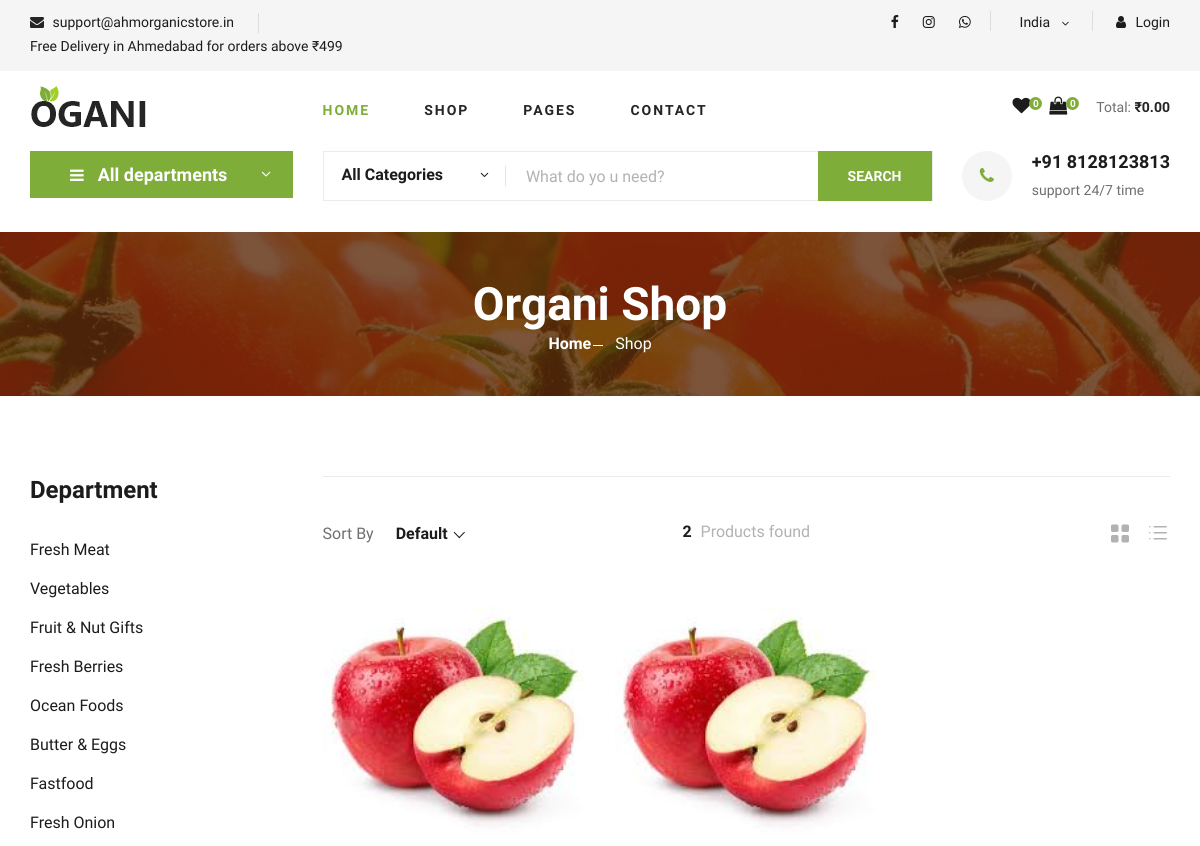
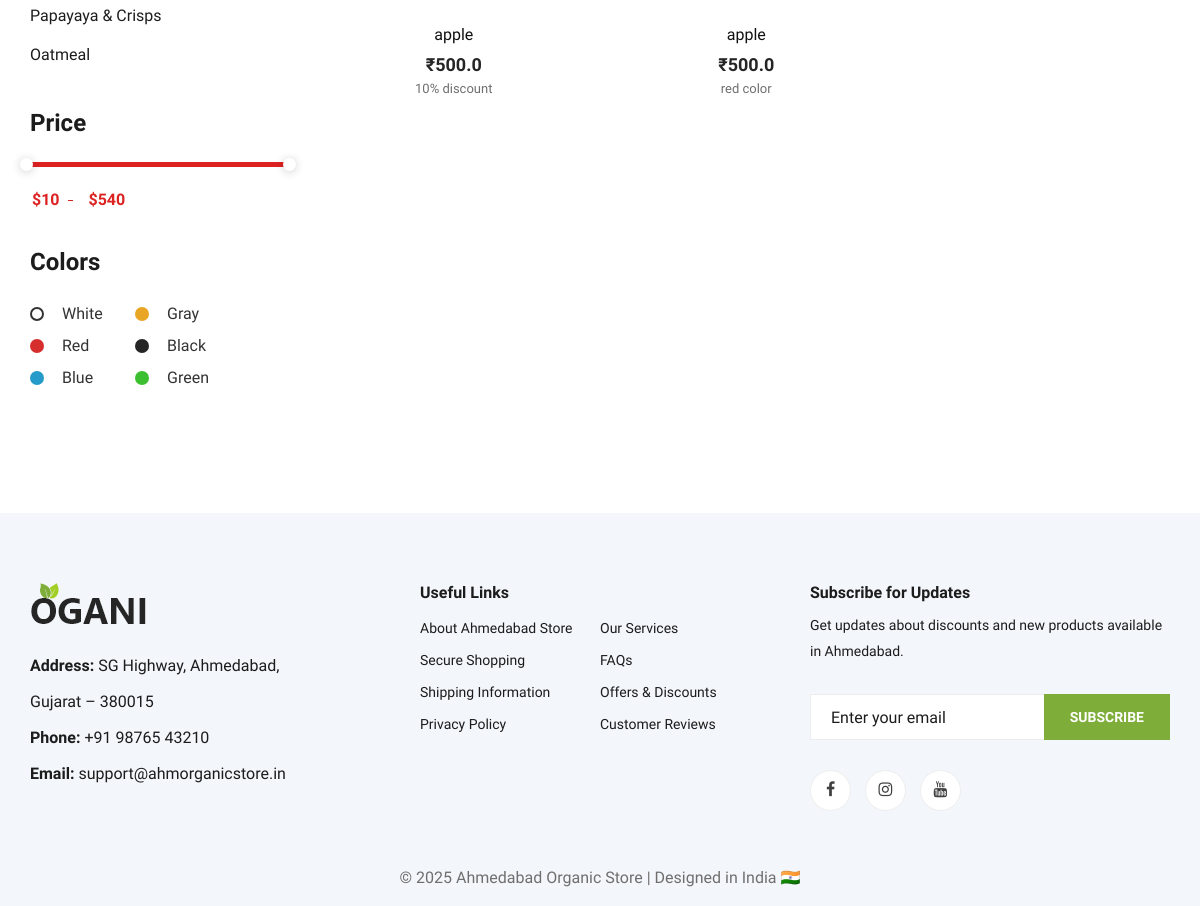
The page /shop-grid/ on the database as committed earlier (2 pictures, top to bottom).
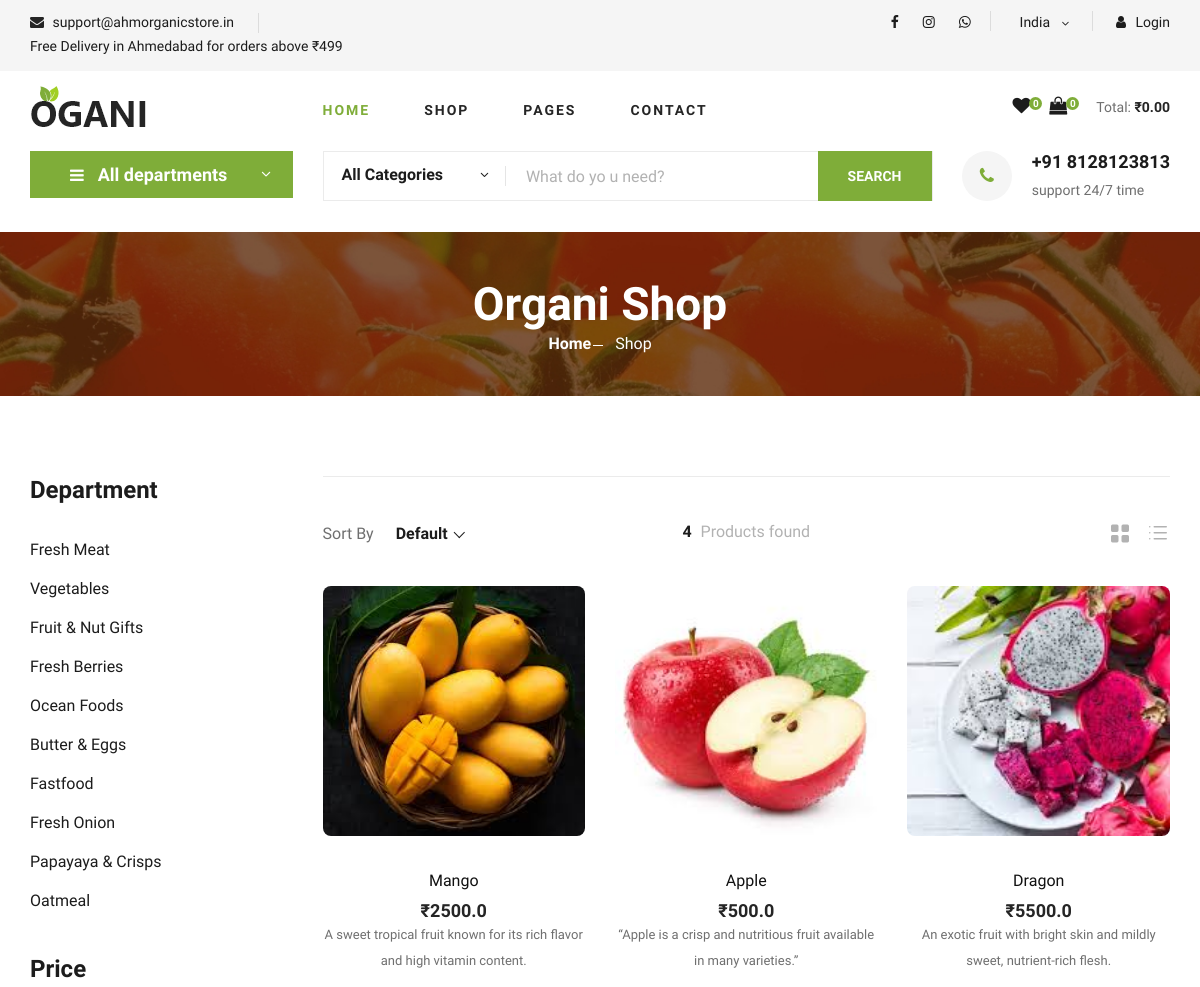
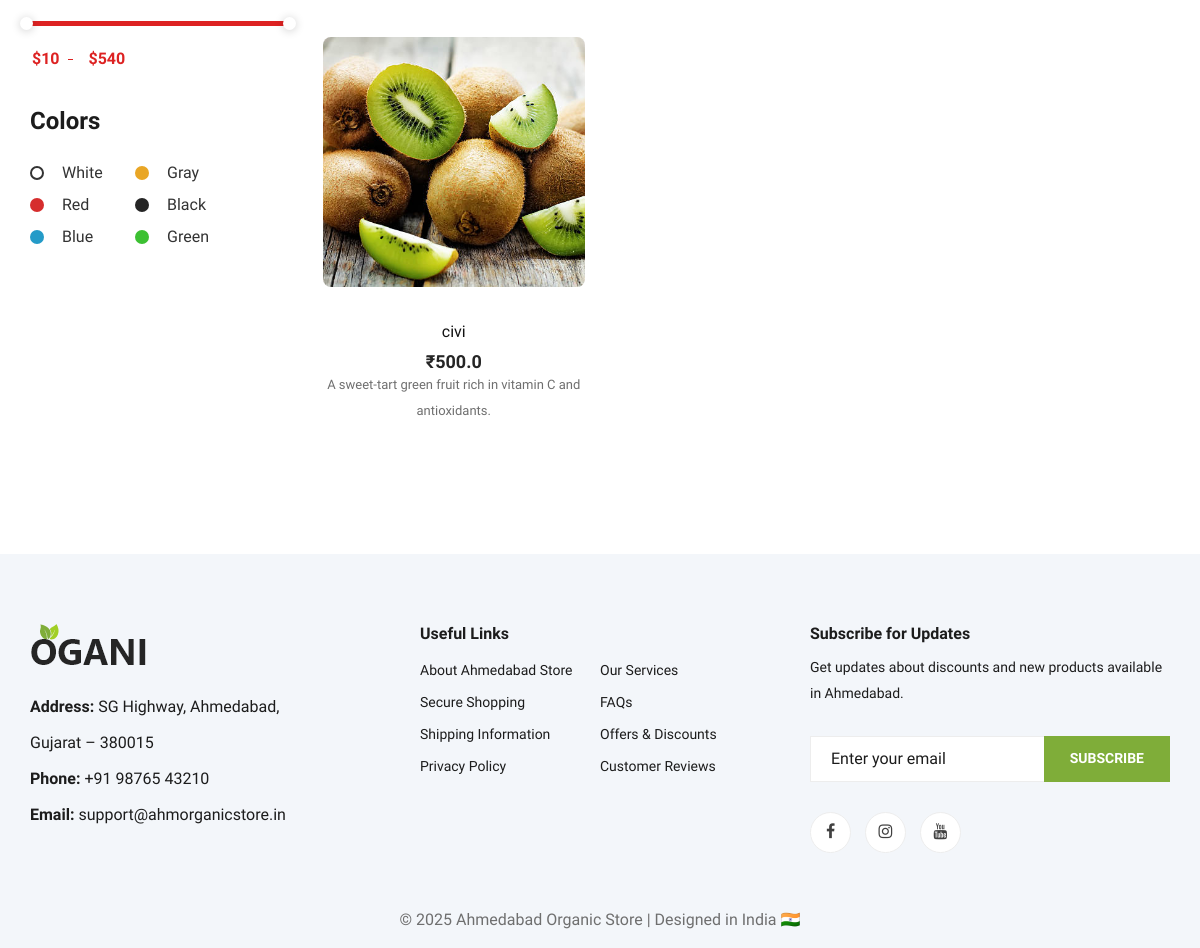
The same page on the database as committed later (2 pictures, top to bottom).
### myapp/models.py (models this page shows, shortened)
class Product(models.Model):
    pid = models.AutoField(primary_key=True)
    pname = models.CharField(max_length=200)
    pdis = models.TextField()                 # Product short description
    pprice = models.FloatField()              # Product price
    category = models.ForeignKey(
        Category,
        on_delete=models.CASCADE
    )
    description = models.TextField()          # Full description
    image = models.ImageField(upload_to='products/')

### myapp/views.py (the view)
# urls.py: path('shop-grid/', shop_grid, name='shop_grid'),
def shop_grid(request):
    products = Product.objects.all()
    return render(request, 'shop-grid.html', {'products': products})

### template/shop-grid.html (shortened to what this page needs)
{% extends 'base.html' %}
{% load static %}
{% block body %}
<section class="hero hero-normal">
    <div class="container">
        <div class="row">
            <div class="col-lg-3">
                <div class="hero__categories">
                    <div class="hero__categories__all">
                        <i class="fa fa-bars"></i>
                        <span>All departments</span>
                    </div>
                </div>
            </div>
            <div class="col-lg-9">
                <div class="hero__search">
                    <div class="hero__search__form">
                        <form action="#">
                            <div class="hero__search__categories">
                                All Categories
                                <span class="arrow_carrot-down"></span>
                            </div>
                            <input type="text" placeholder="What do yo u need?">
                            <button type="submit" class="site-btn">SEARCH</button>
                        </form>
                    </div>
                    <div class="hero__search__phone">
                        <div class="hero__search__phone__icon">
                            <i class="fa fa-phone"></i>
                        </div>
                        <div class="hero__search__phone__text">
                            <h5>+91 8128123813</h5>
                            <span>support 24/7 time</span>
                        </div>
                    </div>
                </div>
            </div>
        </div>
    </div>
</section>
<section class="breadcrumb-section set-bg" data-setbg="{% static 'img/breadcrumb.jpg' %}">
    <div class="container">
        <div class="row">
            <div class="col-lg-12 text-center">
                <div class="breadcrumb__text">
                    <h2>Organi Shop</h2>
                    <div class="breadcrumb__option">
                        <a href="/index.html/">Home</a>
                        <span>Shop</span>
                    </div>
                </div>
            </div>
        </div>
    </div>
</section>
<section class="product spad">
    <div class="container">
        <div class="row">
            <div class="col-lg-3 col-md-5">
                <div class="sidebar">
                    <div class="sidebar__item">
                        <h4>Department</h4>
                        <ul>
                            <li><a href="#">Fresh Meat</a></li>
                            <li><a href="#">Vegetables</a></li>
                            <li><a href="#">Fruit & Nut Gifts</a></li>
                            <li><a href="#">Fresh Berries</a></li>
                            <li><a href="#">Ocean Foods</a></li>
                            <li><a href="#">Butter & Eggs</a></li>
                            <li><a href="#">Fastfood</a></li>
                            <li><a href="#">Fresh Onion</a></li>
                            <li><a href="#">Papayaya & Crisps</a></li>
                            <li><a href="#">Oatmeal</a></li>
                        </ul>
                    </div>
                    <div class="sidebar__item">
                        <h4>Price</h4>
                        <div class="price-range-wrap">
                            <div class="price-range ui-slider ui-corner-all ui-slider-horizontal ui-widget ui-widget-content"
                                data-min="10" data-max="540">
                                <span tabindex="0" class="ui-slider-handle ui-corner-all ui-state-default"></span>
                                <span tabindex="0" class="ui-slider-handle ui-corner-all ui-state-default"></span>
                            </div>
                            <div class="range-slider">
                                <div class="price-input">
                                    <input type="text" id="minamount">
                                    <input type="text" id="maxamount">
                                </div>
                            </div>
                        </div>
                    </div>
                    <div class="sidebar__item sidebar__item__color--option">
                        <h4>Colors</h4>
                        <div class="sidebar__item__color sidebar__item__color--white">
                            <label for="white">White <input type="radio" id="white"></label>
                        </div>
                        <div class="sidebar__item__color sidebar__item__color--gray">
                            <label for="gray">Gray <input type="radio" id="gray"></label>
                        </div>
                        <div class="sidebar__item__color sidebar__item__color--red">
                            <label for="red">Red <input type="radio" id="red"></label>
                        </div>
                        <div class="sidebar__item__color sidebar__item__color--black">
                            <label for="black">Black <input type="radio" id="black"></label>
                        </div>
                        <div class="sidebar__item__color sidebar__item__color--blue">
                            <label for="blue">Blue <input type="radio" id="blue"></label>
                        </div>
                        <div class="sidebar__item__color sidebar__item__color--green">
                            <label for="green">Green <input type="radio" id="green"></label>
                        </div>
                    </div>
                </div>
            </div>
            <div class="col-lg-9 col-md-7">
                <div class="filter__item">
                    <div class="row">
                        <div class="col-lg-4 col-md-5">
                            <div class="filter__sort">
                                <span>Sort By</span>
                            </div>
                        </div>
                        <div class="col-lg-4 col-md-4">
                            <div class="filter__found">
                                <h6><span>{{ products|length }}</span> Products found</h6>
                            </div>
                        </div>
                        <div class="col-lg-4 col-md-3">
                            <div class="filter__option">
                                <span class="icon_grid-2x2"></span>
                                <span class="icon_ul"></span>
                            </div>
                        </div>
                    </div>
                </div>
                <div class="row">
                    {% if products %}
                        {% for p in products %}
                        <div class="col-lg-4 col-md-6 col-sm-6">
                            <div class="product__item">
                                <div class="product__item__pic">
                                    <img src="{{ p.image.url }}"
                                         alt="{{ p.pname }}"
                                         style="width:100%; height:250px; object-fit:cover; border-radius:8px;">
                                </div>
                                <div class="product__item__text">
                                    <h6>{{ p.pname }}</h6>
                                    <h5>₹{{ p.pprice }}</h5>
                                    <p style="font-size: 13px;">{{ p.pdis }}</p>
                                </div>
                            </div>
                        </div>
                        {% endfor %}
                    {% else %}
                        <h3 class="text-center" style="margin: 40px auto; width: 100%;">No Products Available</h3>
                    {% endif %}
                </div>
            </div>
        </div>
    </div>
</section>
{% endblock body %}

### template/base.html (shortened to what this page needs)
{% load static %}
<!DOCTYPE html>
<html lang="en">
<head>
    <link rel="stylesheet" href="{% static 'css/bootstrap.min.css' %}">
    <link rel="stylesheet" href="{% static 'css/font-awesome.min.css' %}">
    <link rel="stylesheet" href="{% static 'css/elegant-icons.css' %}">
    <link rel="stylesheet" href="{% static 'css/nice-select.css' %}">
    <link rel="stylesheet" href="{% static 'css/jquery-ui.min.css' %}">
    <link rel="stylesheet" href="{% static 'css/owl.carousel.min.css' %}">
    <link rel="stylesheet" href="{% static 'css/slicknav.min.css' %}">
    <link rel="stylesheet" href="{% static 'css/style.css' %}">
</head>
<body>
    <header class="header">
        <div class="header__top">
            <div class="container">
                <div class="row">
                    <div class="col-lg-6 col-md-6">
                        <div class="header__top__left">
                            <ul>
                                <li><i class="fa fa-envelope"></i> support@ahmorganicstore.in</li>
                                <li>Free Delivery in Ahmedabad for orders above ₹499</li>
                            </ul>
                        </div>
                    </div>
                    <div class="col-lg-6 col-md-6">
                        <div class="header__top__right">
                            <div class="header__top__right__social">
                                <a href="#"><i class="fa fa-facebook"></i></a>
                                <a href="#"><i class="fa fa-instagram"></i></a>
                                <a href="#"><i class="fa fa-whatsapp"></i></a>
                            </div>
                            <div class="header__top__right__language">
                                <div>India</div>
                                <span class="arrow_carrot-down"></span>
                            </div>
                            <div class="header__top__right__auth">
                                {% if user.is_authenticated %}
                                <a href="/logout/"><i class="fa fa-user"></i> Logout</a>
                                {% else %}
                                <a href="/login/"><i class="fa fa-user"></i> Login</a>
                                {% endif %}
                            </div>
                        </div>
                    </div>
                </div>
            </div>
        </div>
        <div class="container">
            <div class="row">
                <div class="col-lg-3">
                    <div class="header__logo">
                        <a href="/"><img src="{% static 'img/logo.png' %}" alt="Logo"></a>
                    </div>
                </div>
                <div class="col-lg-6">
                    <nav class="header__menu">
                        <ul>
                            <li class="active"><a href="/">Home</a></li>
                            <li><a href="/shop-grid/">Shop</a></li>
                            <li><a href="#">Pages</a>
                            </li>
                            <li><a href="/contact/">Contact</a></li>
                        </ul>
                    </nav>
                </div>
                <div class="col-lg-3">
                    <div class="header__cart">
                        <ul>
                            <li><a href="#"><i class="fa fa-heart"></i> <span>0</span></a></li>
                            <li><a href="#"><i class="fa fa-shopping-bag"></i> <span>0</span></a></li>
                        </ul>
                        <div class="header__cart__price">Total: <span>₹0.00</span></div>
                    </div>
                </div>
            </div>
        </div>
    </header>
    {% block body %}
    {% endblock body %}
    <footer class="footer spad">
        <div class="container">
            <div class="row">
                <div class="col-lg-3 col-md-6 col-sm-6">
                    <div class="footer__about">
                        <div class="footer__about__logo">
                            <a href="/"><img src="{% static 'img/logo.png' %}" alt=""></a>
                        </div>
                        <ul>
                            <li><b>Address:</b> SG Highway, Ahmedabad, Gujarat – 380015</li>
                            <li><b>Phone:</b> +91 98765 43210</li>
                            <li><b>Email:</b> support@ahmorganicstore.in</li>
                        </ul>
                    </div>
                </div>
                <div class="col-lg-4 col-md-6 col-sm-6 offset-lg-1">
                    <div class="footer__widget">
                        <h6>Useful Links</h6>
                        <ul>
                            <li><a href="#">About Ahmedabad Store</a></li>
                            <li><a href="#">Secure Shopping</a></li>
                            <li><a href="#">Shipping Information</a></li>
                            <li><a href="#">Privacy Policy</a></li>
                        </ul>
                        <ul>
                            <li><a href="#">Our Services</a></li>
                            <li><a href="#">FAQs</a></li>
                            <li><a href="#">Offers & Discounts</a></li>
                            <li><a href="#">Customer Reviews</a></li>
                        </ul>
                    </div>
                </div>
                <div class="col-lg-4 col-md-12">
                    <div class="footer__widget">
                        <h6>Subscribe for Updates</h6>
                        <p>Get updates about discounts and new products available in Ahmedabad.</p>
                        <form action="#">
                            <input type="text" placeholder="Enter your email">
                            <button type="submit" class="site-btn">Subscribe</button>
                        </form>
                        <div class="footer__widget__social">
                            <a href="#"><i class="fa fa-facebook"></i></a>
                            <a href="#"><i class="fa fa-instagram"></i></a>
                            <a href="#"><i class="fa fa-youtube"></i></a>
                        </div>
                    </div>
                </div>
            </div>
            <div class="row mt-4">
                <div class="col-lg-12 text-center">
                    <p>
                        © <script>document.write(new Date().getFullYear());</script> Ahmedabad Organic Store
                        | Designed in India 🇮🇳
                    </p>
                </div>
            </div>
        </div>
    </footer>
</body>
</html>

Rows that differ between the two databases and show on the page:
changed Product: image: a different picture; pname "apple" → "Mango"; pprice "500.0" → "2500.0"; pdis "10% discount" → "A sweet tropical fruit known for its rich flavor and high vitamin content."
changed Product: pname "apple" → "Apple"; pdis "red color" → "“Apple is a crisp and nutritious fruit available in many varieties.”"
added Product: image (picture), pname "Dragon", pprice "5500.0", pdis "An exotic fruit with bright skin and mildly sweet, nutrient-rich flesh."
added Product: image (picture), pname "civi", pprice "500.0", pdis "A sweet-tart green fruit rich in vitamin C and antioxidants."
Other text that changed with them:
{{ products|length }}: "2" → "4"
